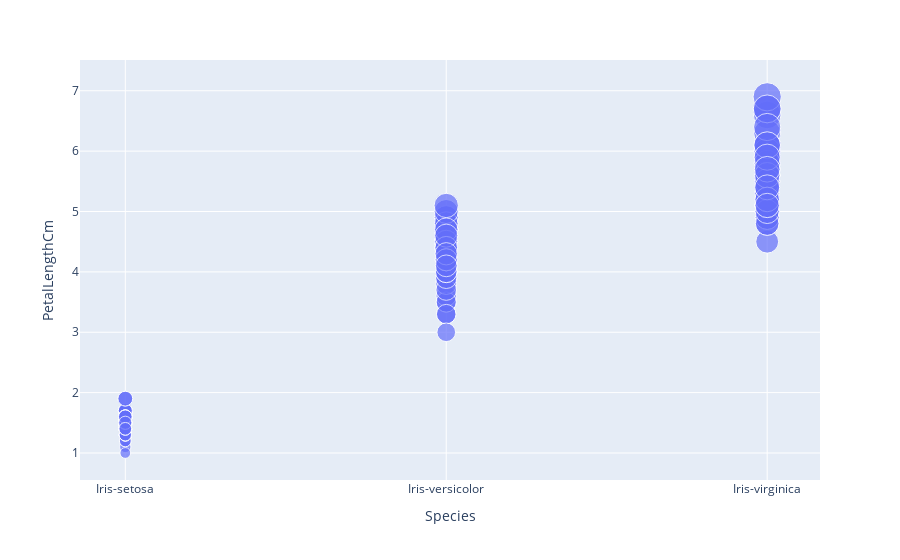
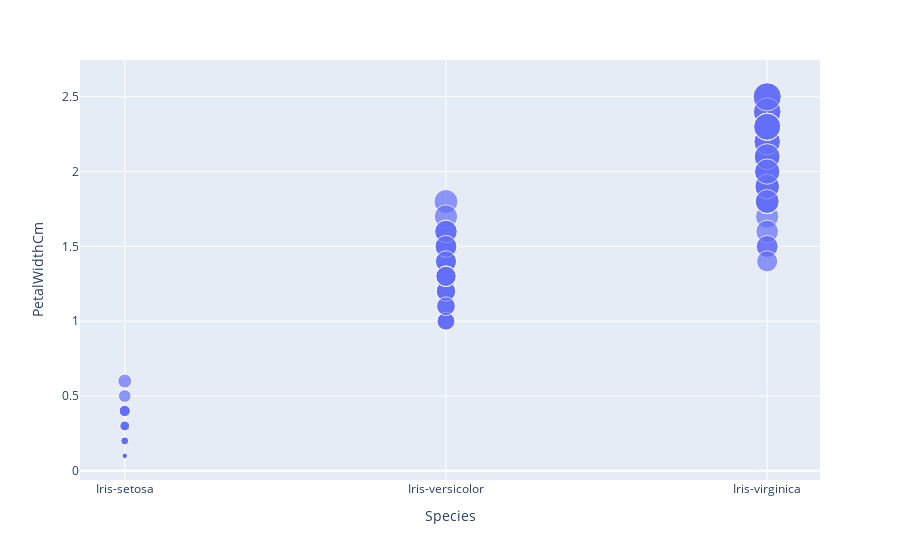

The cell these charts' notebook holds for them, in order:
### Code cell
#visualize
a=px.scatter (iris,x="Species",y="PetalLengthCm",size="PetalLengthCm")
b=px.scatter (iris,x="Species",y="PetalWidthCm",size="PetalWidthCm")
a.show()
b.show()

### Figure 1 — Plotly figure (JSON) as saved in the notebook; plotly's stock layout.template omitted (floating-point values rounded to 4 significant figures; data arrays with more than 128 entries replaced by an {"elided": "..."} marker saying what was removed)
{"data": [{"hovertemplate": "Species=%{x}<br>PetalLengthCm=%{marker.size}<extra></extra>", "legendgroup": "", "marker": {"color": "#636efa", "size": {"elided": "150 float values"}, "sizemode": "area", "sizeref": 0.01725, "symbol": "circle"}, "mode": "markers", "name": "", "showlegend": false, "type": "scatter", "x": {"elided": "150 str values"}, "xaxis": "x", "y": {"elided": "150 float values"}, "yaxis": "y"}], "layout": {"legend": {"itemsizing": "constant", "tracegroupgap": 0}, "margin": {"t": 60}, "xaxis": {"anchor": "y", "domain": [0, 1], "title": {"text": "Species"}}, "yaxis": {"anchor": "x", "domain": [0, 1], "title": {"text": "PetalLengthCm"}}}}

### Figure 2 — Plotly figure (JSON) as saved in the notebook; plotly's stock layout.template omitted (floating-point values rounded to 4 significant figures; data arrays with more than 128 entries replaced by an {"elided": "..."} marker saying what was removed)
{"data": [{"hovertemplate": "Species=%{x}<br>PetalWidthCm=%{marker.size}<extra></extra>", "legendgroup": "", "marker": {"color": "#636efa", "size": {"elided": "150 float values"}, "sizemode": "area", "sizeref": 0.00625, "symbol": "circle"}, "mode": "markers", "name": "", "showlegend": false, "type": "scatter", "x": {"elided": "150 str values"}, "xaxis": "x", "y": {"elided": "150 float values"}, "yaxis": "y"}], "layout": {"legend": {"itemsizing": "constant", "tracegroupgap": 0}, "margin": {"t": 60}, "xaxis": {"anchor": "y", "domain": [0, 1], "title": {"text": "Species"}}, "yaxis": {"anchor": "x", "domain": [0, 1], "title": {"text": "PetalWidthCm"}}}}
